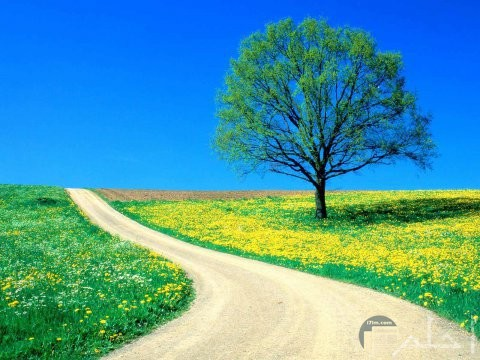
#> input picture color quantization/input/1.jpg, 480 x 360 px
$ python quant.py input/1.jpg 3
#> lines starting #> are read from the running program, lines starting #| are printed output that depends on the picture
from sklearn.cluster import MiniBatchKMeans
import numpy as np

import argparse

import cv2


ap = argparse.ArgumentParser()
ap.add_argument("image", help = "Path to the image")
ap.add_argument( "clusters", type = int,help = "# of clusters")
args = vars(ap.parse_args())


# load the image and grab its width and height
image = cv2.imread(args["image"])
#> image is the input picture: shape (360, 480, 3); mean B, G, R 164.3, 154.3, 78.3
(h, w) = image.shape[:2]
#> h = 360; w = 480
# convert the image from the RGB color space to the L*a*b*
# color space -- since we will be clustering using k-means
# which is based on the euclidean distance, we'll use the
# L*a*b* color space where the euclidean distance implies
# perceptual meaning
image = cv2.cvtColor(image, cv2.COLOR_BGR2LAB)
#> image: shape (360, 480, 3); mean of channels 0, 1, 2 156.3, 119.8, 117.3
# reshape the image into a feature vector so that k-means
# can be applied
image = image.reshape((image.shape[0] * image.shape[1], 3))
# apply k-means using the specified number of clusters and
# then create the quantized image based on the predictions
clt = MiniBatchKMeans(n_clusters = args["clusters"])
labels = clt.fit_predict(image)
quant = clt.cluster_centers_.astype("uint8")[labels]
# reshape the feature vectors to images
quant = quant.reshape((h, w, 3))
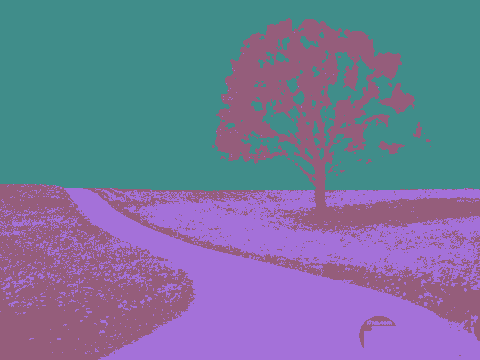
#> quant: shape (360, 480, 3); mean of channels 0, 1, 2 156, 119.4, 116.5; drawn as B, G, R
image = image.reshape((h, w, 3))
# convert from L*a*b* to RGB
quant = cv2.cvtColor(quant, cv2.COLOR_LAB2BGR)
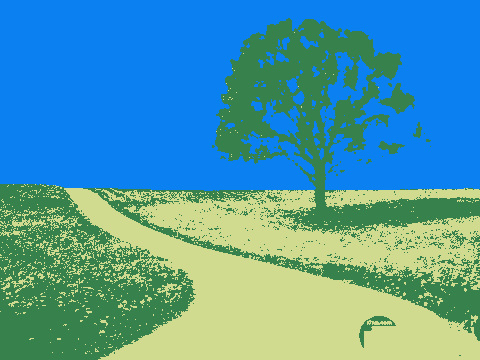
#> quant: shape (360, 480, 3); mean B, G, R 166.8, 154.4, 79.4
image = cv2.cvtColor(image, cv2.COLOR_LAB2BGR)
# display the images and wait for a keypress
cv2.imshow("image", np.hstack([image, quant]))
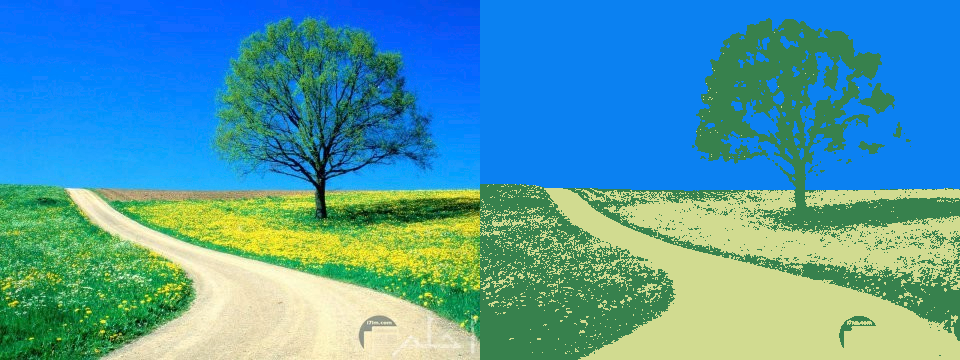
#> window 'image': shape (360, 960, 3); mean B, G, R 165.6, 154.4, 79.3
cv2.waitKey(0)

$ run again, on color quantization/input/3.jpg
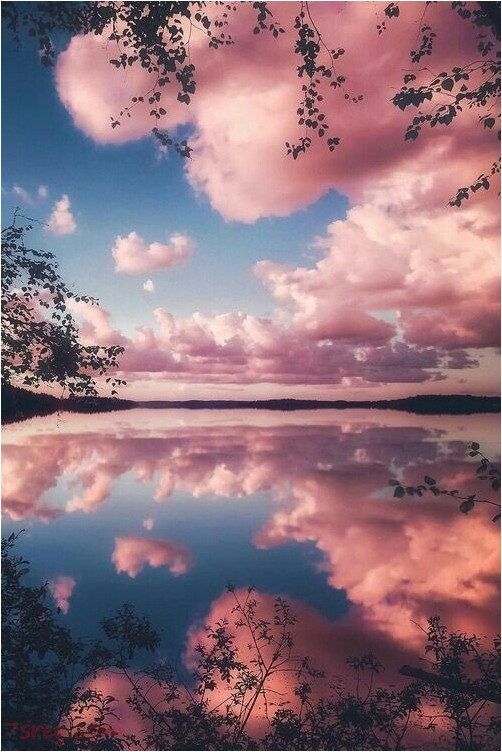
#> input picture color quantization/input/3.jpg, 502 x 752 px
#> image is the input picture: shape (752, 502, 3); mean B, G, R 123.3, 112.8, 142.3
#> `quant = cv2.cvtColor(quant, cv2.COLOR_LAB2BGR)`:
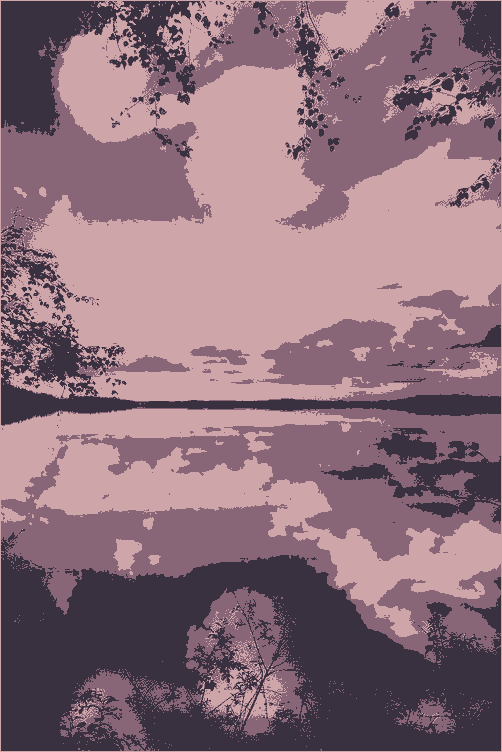
#> quant: shape (752, 502, 3); mean B, G, R 122.8, 111.7, 141.2
#> `cv2.imshow("image", np.hstack([image, quant]))`:
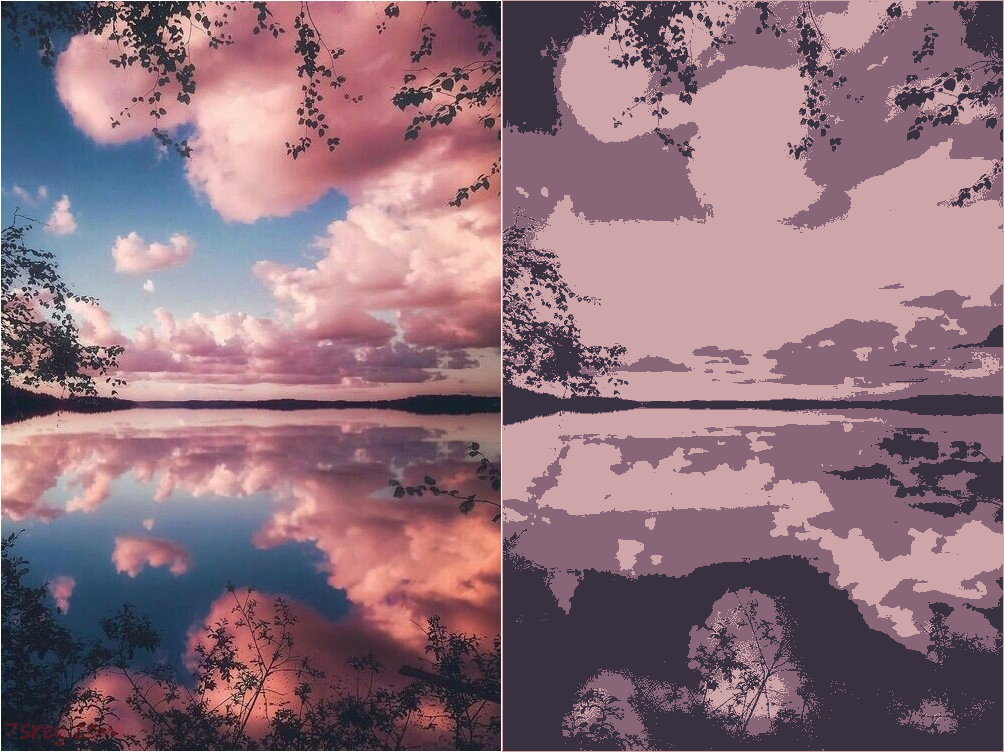
#> window 'image': shape (752, 1004, 3); mean B, G, R 123.1, 112.4, 141.8
